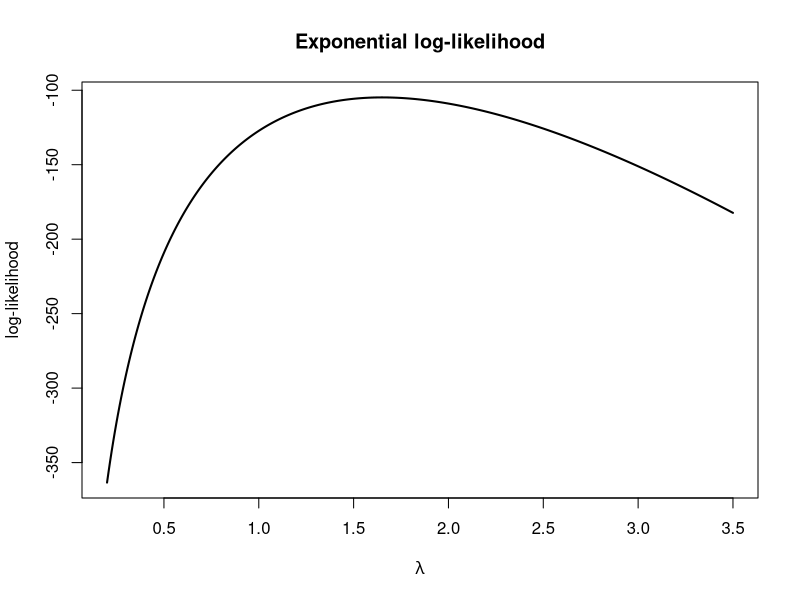
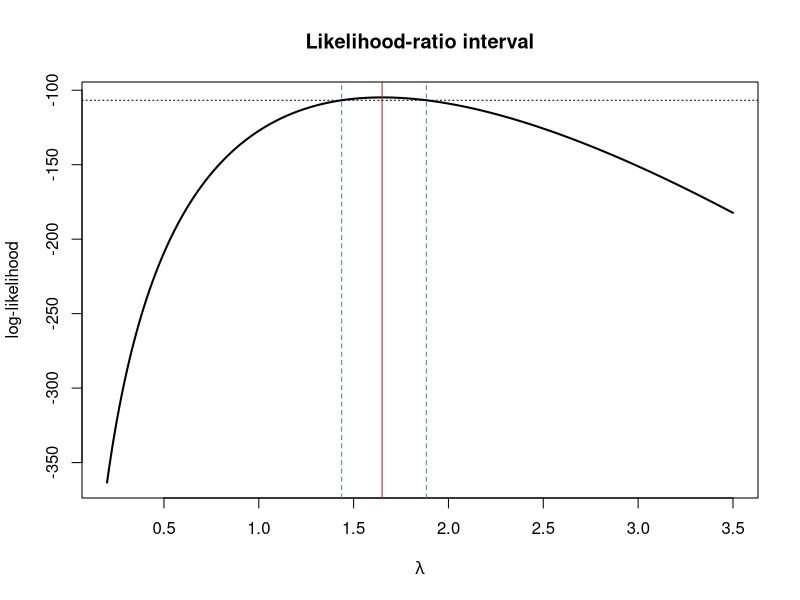
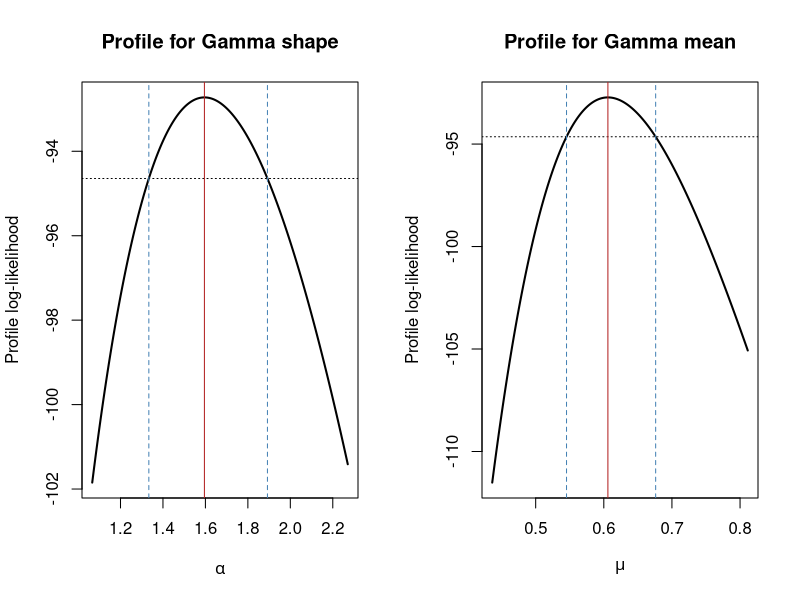

Generate these figures, in order, with R:
## ---- chunk 1
#| label: setup
options(digits = 5)

whales <- scan("data/whales.txt", quiet = TRUE)
stopifnot(length(whales) > 0, all(whales > 0))

summary(whales)
## ---- chunk 2
loglik_exponential <- function(lambda, y) {
  if (lambda <= 0) return(-Inf)
  length(y) * log(lambda) - lambda * sum(y)
}

neg_loglik_exponential <- function(lambda, y) {
  -loglik_exponential(lambda, y)
}

lambda_grid <- seq(0.2, 3.5, length.out = 400)
plot(
  lambda_grid,
  vapply(lambda_grid, loglik_exponential, numeric(1), y = whales),
  type = "l", lwd = 2,
  xlab = expression(lambda), ylab = "log-likelihood",
  main = "Exponential log-likelihood"
)
## ---- chunk 3
fit_exponential <- optim(
  par = 1,
  fn = neg_loglik_exponential,
  y = whales,
  method = "L-BFGS-B",
  lower = 1e-8,
  hessian = TRUE
)

if (fit_exponential$convergence != 0) {
  stop("The exponential optimization did not converge.")
}

lambda_mle_numerical <- unname(fit_exponential$par)
lambda_mle_analytical <- 1 / mean(whales)

data.frame(
  method = c("Numerical MLE", "Analytical MLE"),
  rate = c(lambda_mle_numerical, lambda_mle_analytical),
  mean_scale = 1 / c(lambda_mle_numerical, lambda_mle_analytical)
)
## ---- chunk 4
observed_information <- fit_exponential$hessian[1, 1]
se_lambda <- sqrt(1 / observed_information)

wald_ci <- lambda_mle_numerical + qnorm(c(0.025, 0.975)) * se_lambda

data.frame(
  estimate = lambda_mle_numerical,
  standard_error = se_lambda,
  lower_95 = wald_ci[1],
  upper_95 = wald_ci[2]
)
## ---- chunk 5
lr_distance <- function(lambda, y, lambda_hat, level = 0.95) {
  2 * (loglik_exponential(lambda_hat, y) - loglik_exponential(lambda, y)) -
    qchisq(level, df = 1)
}

lr_lower <- uniroot(
  lr_distance,
  interval = c(1e-6, lambda_mle_numerical),
  y = whales,
  lambda_hat = lambda_mle_numerical
)$root

lr_upper <- uniroot(
  lr_distance,
  interval = c(lambda_mle_numerical, 5),
  y = whales,
  lambda_hat = lambda_mle_numerical
)$root

interval_comparison <- data.frame(
  method = c("Wald", "Likelihood ratio"),
  lower = c(wald_ci[1], lr_lower),
  upper = c(wald_ci[2], lr_upper)
)

interval_comparison
## ---- chunk 6
loglik_values <- vapply(
  lambda_grid,
  loglik_exponential,
  numeric(1),
  y = whales
)

plot(lambda_grid, loglik_values, type = "l", lwd = 2,
     xlab = expression(lambda), ylab = "log-likelihood",
     main = "Likelihood-ratio interval")
abline(v = c(lr_lower, lambda_mle_numerical, lr_upper),
       lty = c(2, 1, 2), col = c("steelblue", "firebrick", "steelblue"))
abline(h = loglik_exponential(lambda_mle_numerical, whales) -
         qchisq(0.95, 1) / 2,
       lty = 3)
## ---- chunk 7
neg_loglik_gamma <- function(log_parameters, y) {
  shape <- exp(log_parameters[1])
  rate <- exp(log_parameters[2])
  -sum(dgamma(y, shape = shape, rate = rate, log = TRUE))
}

initial_shape <- 1
initial_rate <- initial_shape / mean(whales)

fit_gamma <- optim(
  par = log(c(initial_shape, initial_rate)),
  fn = neg_loglik_gamma,
  y = whales,
  method = "BFGS",
  hessian = TRUE
)

if (fit_gamma$convergence != 0) {
  stop("The Gamma optimization did not converge.")
}

gamma_parameters <- exp(fit_gamma$par)
names(gamma_parameters) <- c("shape", "rate")

model_comparison <- data.frame(
  model = c("Exponential", "Gamma"),
  parameters = c(1, 2),
  log_likelihood = c(-fit_exponential$value, -fit_gamma$value)
)
model_comparison$AIC <- with(
  model_comparison,
  2 * parameters - 2 * log_likelihood
)

gamma_parameters
model_comparison
## ---- chunk 8
gamma_loglik <- function(shape, rate, y) {
  if (shape <= 0 || rate <= 0) return(-Inf)
  sum(dgamma(y, shape = shape, rate = rate, log = TRUE))
}

profile_shape <- function(shape, y) {
  if (shape <= 0) return(-Inf)
  conditional_rate <- shape / mean(y)
  gamma_loglik(shape, conditional_rate, y)
}

shape_hat <- unname(gamma_parameters["shape"])
profile_cutoff <- -fit_gamma$value - qchisq(0.95, df = 1) / 2

shape_root <- function(shape) {
  profile_shape(shape, whales) - profile_cutoff
}

shape_profile_ci <- c(
  lower = uniroot(shape_root, c(0.05, shape_hat))$root,
  upper = uniroot(shape_root, c(shape_hat, 10))$root
)

data.frame(
  parameter = "Gamma shape",
  estimate = shape_hat,
  lower_95 = shape_profile_ci["lower"],
  upper_95 = shape_profile_ci["upper"]
)
## ---- chunk 9
profile_mean <- function(mu, y) {
  if (mu <= 0) return(-Inf)

  conditional_fit <- optimize(
    function(log_shape) {
      shape <- exp(log_shape)
      rate <- shape / mu
      -gamma_loglik(shape, rate, y)
    },
    interval = log(c(0.05, 50))
  )

  -conditional_fit$objective
}

mean_hat <- unname(gamma_parameters["shape"] / gamma_parameters["rate"])

mean_root <- function(mu) {
  profile_mean(mu, whales) - profile_cutoff
}

mean_profile_ci <- c(
  lower = uniroot(mean_root, c(0.05, mean_hat))$root,
  upper = uniroot(mean_root, c(mean_hat, 2))$root
)

data.frame(
  function_of_parameters = "Gamma mean = shape / rate",
  estimate = mean_hat,
  lower_95 = mean_profile_ci["lower"],
  upper_95 = mean_profile_ci["upper"]
)
## ---- chunk 10
shape_grid <- seq(shape_profile_ci["lower"] * 0.8,
                  shape_profile_ci["upper"] * 1.2,
                  length.out = 300)
mean_grid <- seq(mean_profile_ci["lower"] * 0.8,
                 mean_profile_ci["upper"] * 1.2,
                 length.out = 300)

par(mfrow = c(1, 2))
plot(
  shape_grid,
  vapply(shape_grid, profile_shape, numeric(1), y = whales),
  type = "l", lwd = 2,
  xlab = expression(alpha), ylab = "Profile log-likelihood",
  main = "Profile for Gamma shape"
)
abline(h = profile_cutoff, lty = 3)
abline(v = c(shape_profile_ci["lower"], shape_hat,
             shape_profile_ci["upper"]),
       lty = c(2, 1, 2), col = c("steelblue", "firebrick", "steelblue"))

plot(
  mean_grid,
  vapply(mean_grid, profile_mean, numeric(1), y = whales),
  type = "l", lwd = 2,
  xlab = expression(mu), ylab = "Profile log-likelihood",
  main = "Profile for Gamma mean"
)
abline(h = profile_cutoff, lty = 3)
abline(v = c(mean_profile_ci["lower"], mean_hat,
             mean_profile_ci["upper"]),
       lty = c(2, 1, 2), col = c("steelblue", "firebrick", "steelblue"))
par(mfrow = c(1, 1))
